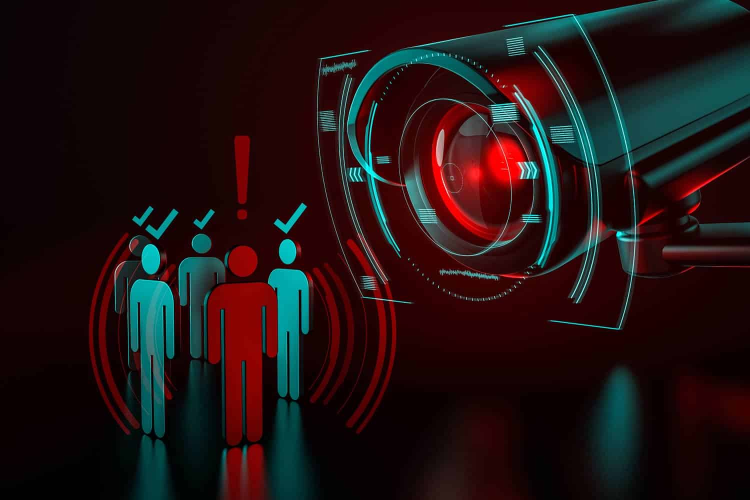
#> input picture Smart-Surveillance-Systems.jpg, 1500 x 1000 px, given in place of the camera (shown at 1/2 size)
$ python test_video.py
#> lines starting #> are read from the running program, lines starting #| are printed output that depends on the picture; after the words box and inside, x2 and y2 are one past the last pixel; in counts of white or black regions, pixels touching at a corner belong together
### src/video_processing/video_stream.py
#!/usr/bin/env python3
"""
Video Stream Module

This module handles video capture from various sources (webcam, IP camera, video file)
and provides methods for frame extraction and basic preprocessing.
"""

import cv2
import numpy as np
import time
import logging
from typing import Tuple, Optional, Union
import os

# Set up logging
logger = logging.getLogger('smart_surveillance.video_stream')

class VideoStream:
    """
    A class to handle video streaming from different sources.

    This class provides methods to capture video from webcams, IP cameras,
    or video files, and perform basic preprocessing on the frames.
    """

    def __init__(self, source: Union[int, str] = 0,
                 width: int = 640,
                 height: int = 480,
                 fps_target: int = 30):
        """
        Initialize the VideoStream object.

        Args:
            source: Camera index (0 for webcam) or path/URL to video source
            width: Target width for resizing frames
            height: Target height for resizing frames
            fps_target: Target frames per second
        """
        self.source = source
        self.width = width
        self.height = height
        self.fps_target = fps_target
        self.cap = None
        self.frame_count = 0
        self.last_frame_time = 0
        self.fps = 0

        # Connect to the video source
        self.connect()

    def connect(self) -> bool:
        """
        Connect to the video source.

        Returns:
            bool: True if connection successful, False otherwise
        """
        try:
            # Release any existing capture
            if self.cap is not None and self.cap.isOpened():
                self.cap.release()

            # Initialize video capture
            self.cap = cv2.VideoCapture(self.source)

            if not self.cap.isOpened():
                logger.error(f"Failed to open video source: {self.source}")
                return False

            # Set properties if it's a camera (not a video file)
            if isinstance(self.source, int):
                self.cap.set(cv2.CAP_PROP_FRAME_WIDTH, self.width)
                self.cap.set(cv2.CAP_PROP_FRAME_HEIGHT, self.height)
                self.cap.set(cv2.CAP_PROP_FPS, self.fps_target)

            # Get actual properties
            actual_width = self.cap.get(cv2.CAP_PROP_FRAME_WIDTH)
            actual_height = self.cap.get(cv2.CAP_PROP_FRAME_HEIGHT)
            actual_fps = self.cap.get(cv2.CAP_PROP_FPS)

            logger.info(f"Connected to video source: {self.source}")
            logger.info(f"Resolution: {actual_width}x{actual_height}, FPS: {actual_fps}")

            return True

        except Exception as e:
            logger.error(f"Error connecting to video source: {str(e)}")
            return False

    def read_frame(self) -> Tuple[bool, Optional[np.ndarray]]:
        """
        Read a frame from the video source.

        Returns:
            Tuple containing:
                bool: True if frame was successfully read
                np.ndarray or None: The frame if successful, None otherwise
        """
        if self.cap is None or not self.cap.isOpened():
            logger.error("Video source is not open")
            return False, None

        # Calculate time since last frame for FPS control
        current_time = time.time()
        time_delta = current_time - self.last_frame_time

        # Limit frame rate to target FPS
        if self.fps_target > 0 and time_delta < 1.0/self.fps_target:
            time.sleep(1.0/self.fps_target - time_delta)

        # Read frame
        ret, frame = self.cap.read()

        if not ret:
            logger.warning("Failed to read frame")
            # Generate a test pattern as fallback
            test_frame = np.zeros((self.height, self.width, 3), dtype=np.uint8)
            # Add some visual elements to the test frame
            cv2.putText(test_frame, "No Camera Feed", (50, self.height//2),
                        cv2.FONT_HERSHEY_SIMPLEX, 1, (0, 0, 255), 2)
            # Draw a rectangle
            cv2.rectangle(test_frame, (100, 100), (self.width-100, self.height-100), (0, 255, 0), 2)
            return True, test_frame  # Return the test pattern instead of failing

        # Update frame count and timing
        self.frame_count += 1
        current_time = time.time()
        if self.last_frame_time > 0:
            # Calculate actual FPS
            self.fps = 1.0 / (current_time - self.last_frame_time)
        self.last_frame_time = current_time

        return True, frame

    def preprocess_frame(self, frame: np.ndarray) -> np.ndarray:
        """
        Preprocess the frame (resize, normalize, etc.).

        Args:
            frame: The input frame to preprocess

        Returns:
            np.ndarray: The preprocessed frame
        """
        if frame is None:
            return None

        # Resize frame if needed
        if frame.shape[1] != self.width or frame.shape[0] != self.height:
            frame = cv2.resize(frame, (self.width, self.height))

        return frame

    def get_frame(self) -> Tuple[bool, Optional[np.ndarray]]:
        """
        Get a preprocessed frame from the video source.

        Returns:
            Tuple containing:
                bool: True if frame was successfully read and processed
                np.ndarray or None: The processed frame if successful, None otherwise
        """
        ret, frame = self.read_frame()
        if not ret:
            return False, None

        processed_frame = self.preprocess_frame(frame)
        return True, processed_frame

    def get_fps(self) -> float:
        """
        Get the current frames per second rate.

        Returns:
            float: Current FPS
        """
        return self.fps

    def release(self) -> None:
        """
        Release the video capture resources.
        """
        if self.cap is not None and self.cap.isOpened():
            self.cap.release()
            logger.info("Released video capture resources")


class ThreadedVideoStream(VideoStream):
    """
    Threaded video stream for improved performance.

    Uses a dedicated capture thread to continuously read frames
    into a buffer, allowing the main thread to process frames
    without waiting for camera I/O.
    """

    # [125 lines left out: functions __init__, start, stop, _capture_loop, read_frame, not called in this run]

    def get_buffer_size(self) -> int:
        """Get current buffer fill level."""
        return self.frame_queue.qsize()

### src/video_processing/processing_pipeline.py
#!/usr/bin/env python3
"""
Video Processing Pipeline

This module implements the video processing pipeline for the surveillance system,
including frame buffering, background subtraction, and region of interest selection.
"""

import cv2
import numpy as np
import logging
from typing import List, Tuple, Dict, Optional, Any
import time

# Set up logging
logger = logging.getLogger('smart_surveillance.processing_pipeline')

class ProcessingPipeline:
    """
    A pipeline for processing video frames.

    This class implements various video processing techniques such as
    frame buffering, background subtraction, and region of interest selection.
    """

    def __init__(self, buffer_size: int = 30,
                 bg_subtractor_history: int = 500,
                 bg_subtractor_threshold: float = 16,
                 roi_areas: List[np.ndarray] = None):
        """
        Initialize the processing pipeline.

        Args:
            buffer_size: Number of frames to keep in buffer
            bg_subtractor_history: History length for background subtractor
            bg_subtractor_threshold: Threshold for background subtractor
            roi_areas: List of polygons defining regions of interest
        """
        self.buffer_size = buffer_size
        self.frame_buffer = []

        # Initialize background subtractor
        self.bg_subtractor = cv2.createBackgroundSubtractorMOG2(
            history=bg_subtractor_history,
            varThreshold=bg_subtractor_threshold,
            detectShadows=True
        )

        # Initialize regions of interest
        self.roi_areas = roi_areas if roi_areas is not None else []

        # Performance metrics
        self.processing_times = {}
        self.last_processing_time = 0

    def add_roi(self, points: np.ndarray) -> None:
        """
        Add a region of interest defined by a polygon.

        Args:
            points: Numpy array of points defining the polygon, shape (n, 2)
        """
        if points.shape[0] < 3 or points.shape[1] != 2:
            logger.error("ROI must be defined by at least 3 points with x,y coordinates")
            return

        self.roi_areas.append(points)
        logger.info(f"Added ROI with {points.shape[0]} points")

    # [6 lines left out: function clear_roi, not called in this run]

    def add_to_buffer(self, frame: np.ndarray) -> None:
        """
        Add a frame to the buffer, maintaining buffer size.

        Args:
            frame: The frame to add to the buffer
        """
        if frame is None:
            return

        # Add frame to buffer
        self.frame_buffer.append(frame.copy())

        # Keep buffer at specified size
        while len(self.frame_buffer) > self.buffer_size:
            self.frame_buffer.pop(0)

    def apply_background_subtraction(self, frame: np.ndarray) -> Tuple[np.ndarray, np.ndarray]:
        """
        Apply background subtraction to detect moving objects.

        Args:
            frame: Input frame

        Returns:
            Tuple containing:
                np.ndarray: Foreground mask
                np.ndarray: Frame with foreground highlighted
        """
        start_time = time.time()

        # Apply background subtractor
        fg_mask = self.bg_subtractor.apply(frame)

        # Remove shadows (gray pixels) and noise
        _, fg_mask = cv2.threshold(fg_mask, 128, 255, cv2.THRESH_BINARY)
        fg_mask = cv2.medianBlur(fg_mask, 5)

        # Apply morphological operations to remove noise and fill holes
        kernel = cv2.getStructuringElement(cv2.MORPH_ELLIPSE, (5, 5))
        fg_mask = cv2.morphologyEx(fg_mask, cv2.MORPH_OPEN, kernel)
        fg_mask = cv2.morphologyEx(fg_mask, cv2.MORPH_CLOSE, kernel)

        # Create a copy of the frame with foreground highlighted
        highlighted_frame = frame.copy()
        highlighted_frame[fg_mask == 255] = [0, 0, 255]  # Red color for foreground

        # Record processing time
        self.processing_times['background_subtraction'] = time.time() - start_time

        return fg_mask, highlighted_frame

    def apply_roi_mask(self, frame: np.ndarray, mask: np.ndarray = None) -> Tuple[np.ndarray, np.ndarray]:
        """
        Apply regions of interest mask to the frame or another mask.

        Args:
            frame: Input frame
            mask: Optional mask to apply ROI to (if None, creates a new mask)

        Returns:
            Tuple containing:
                np.ndarray: ROI mask
                np.ndarray: Frame with ROI outlined
        """
        start_time = time.time()

        # Create a blank mask if none provided
        if mask is None:
            roi_mask = np.zeros(frame.shape[:2], dtype=np.uint8)
        else:
            roi_mask = mask.copy()

        # Create a copy of the frame for visualization
        roi_frame = frame.copy()

        # If no ROIs defined, use the entire frame
        if not self.roi_areas:
            if mask is None:
                roi_mask.fill(255)  # Set all pixels as ROI
            return roi_mask, roi_frame

        # Apply each ROI
        for roi_points in self.roi_areas:
            # Convert points to the format expected by fillPoly
            roi_points_reshaped = roi_points.reshape((-1, 1, 2)).astype(np.int32)

            # Fill the ROI in the mask
            if mask is None:
                cv2.fillPoly(roi_mask, [roi_points_reshaped], 255)

            # Draw the ROI outline on the frame
            cv2.polylines(roi_frame, [roi_points_reshaped], True, (0, 255, 0), 2)

        # If a mask was provided, apply the ROI mask to it
        if mask is not None:
            roi_mask = cv2.bitwise_and(mask, roi_mask)

        # Record processing time
        self.processing_times['roi_masking'] = time.time() - start_time

        return roi_mask, roi_frame

    def process_frame(self, frame: np.ndarray) -> Dict[str, Any]:
        """
        Process a frame through the entire pipeline.

        Args:
            frame: Input frame to process

        Returns:
            Dict containing processed outputs:
                'original': Original frame
                'fg_mask': Foreground mask from background subtraction
                'fg_highlighted': Frame with foreground highlighted
                'roi_mask': Region of interest mask
                'roi_frame': Frame with ROI outlined
                'final_mask': Combined foreground and ROI mask
                'final_frame': Final processed frame
                'processing_time': Total processing time in seconds
        """
        if frame is None:
            logger.warning("Cannot process None frame")
            return {}

        start_time = time.time()

        # Add frame to buffer
        self.add_to_buffer(frame)

        # Apply background subtraction
        fg_mask, fg_highlighted = self.apply_background_subtraction(frame)

        # Apply ROI masking
        roi_mask, roi_frame = self.apply_roi_mask(frame)

        # Combine foreground mask with ROI mask
        final_mask = cv2.bitwise_and(fg_mask, roi_mask)

        # Create final frame with both foreground and ROI visualization
        final_frame = frame.copy()
        final_frame[final_mask == 255] = [0, 0, 255]  # Red for detected motion

        # Draw ROI outlines on final frame
        for roi_points in self.roi_areas:
            roi_points_reshaped = roi_points.reshape((-1, 1, 2)).astype(np.int32)
            cv2.polylines(final_frame, [roi_points_reshaped], True, (0, 255, 0), 2)

        # Calculate total processing time
        total_time = time.time() - start_time
        self.last_processing_time = total_time
        self.processing_times['total'] = total_time

        # Return all processed outputs
        return {
            'original': frame,
            'fg_mask': fg_mask,
            'fg_highlighted': fg_highlighted,
            'roi_mask': roi_mask,
            'roi_frame': roi_frame,
            'final_mask': final_mask,
            'final_frame': final_frame,
            'processing_time': total_time
        }

    # [8 lines left out: function get_performance_metrics, not called in this run]

### src/video_processing/test_video.py
#!/usr/bin/env python3
"""
Video Processing Test Script

This script demonstrates the video processing capabilities
by capturing video from a webcam and applying the processing pipeline.
"""

import cv2
import numpy as np
import time
import logging
import os
import sys

# Add the project root directory to the Python path
sys.path.insert(0, os.path.abspath(os.path.join(os.path.dirname(__file__), '../..')))

# Import our modules
from src.video_processing.video_stream import VideoStream
from src.video_processing.processing_pipeline import ProcessingPipeline

# Set up logging
logging.basicConfig(
    level=logging.INFO,
    format='%(asctime)s - %(name)s - %(levelname)s - %(message)s'
)
logger = logging.getLogger('test_video')

def main():
    """
    Main function to test video processing.
    """
    # Initialize video stream (use webcam by default)
    video_stream = VideoStream(source=0, width=640, height=480, fps_target=30)

    # Initialize processing pipeline
    pipeline = ProcessingPipeline(buffer_size=30)

    # Define a sample region of interest (a rectangle in the center)
    # Format: [[x1, y1], [x2, y1], [x2, y2], [x1, y2]]
    center_roi = np.array([
        [160, 120],  # Top-left
        [480, 120],  # Top-right
        [480, 360],  # Bottom-right
        [160, 360]   # Bottom-left
    ])
    pipeline.add_roi(center_roi)

    # Create windows for displaying results
    cv2.namedWindow('Original', cv2.WINDOW_NORMAL)
    cv2.namedWindow('Foreground Mask', cv2.WINDOW_NORMAL)
    cv2.namedWindow('ROI', cv2.WINDOW_NORMAL)
    cv2.namedWindow('Final Result', cv2.WINDOW_NORMAL)

    logger.info("Starting video processing test. Press 'q' to quit.")

    try:
        while True:
            # Get a frame from the video stream
            ret, frame = video_stream.get_frame()
#> in read_frame, frame is the input picture: shape (1000, 1500, 3); mean B, G, R 19.8, 19.1, 33.5
#> in get_frame, `ret, frame = self.read_frame()`: ret = True
#> in preprocess_frame, `frame = cv2.resize(frame, (self.width, self.height))`:
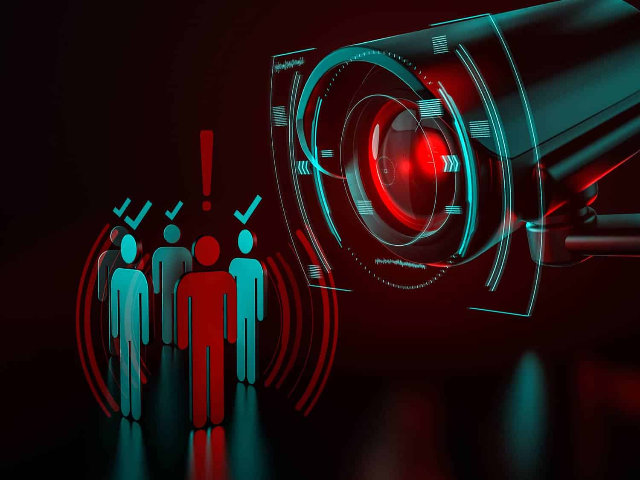
#> frame: shape (480, 640, 3); mean of channels 0, 1, 2 19.7, 19.1, 33.4; drawn as B, G, R
#> ret = True
            if not ret:
                logger.error("Failed to get frame from video stream")
                break

            # Process the frame
            results = pipeline.process_frame(frame)
#> after the loop in add_to_buffer, `while len(self.frame_buffer) > self.buffer_size:`: self.frame_buffer = 1 item
#> in apply_background_subtraction, `fg_mask = self.bg_subtractor.apply(frame)`:
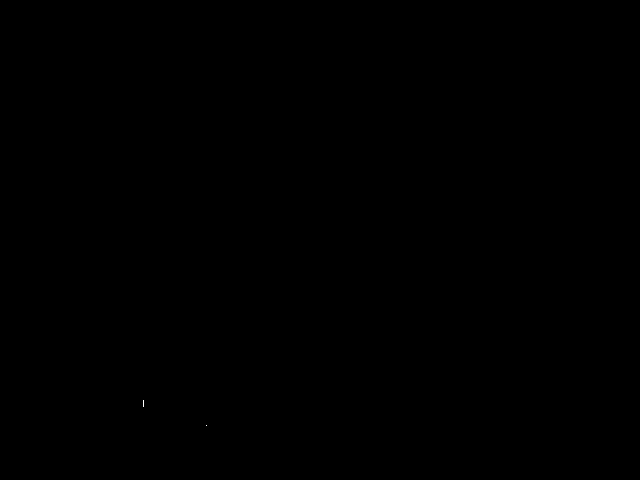
#> fg_mask: shape (480, 640); values 127 (black) and 255 (white), 0% white in thin lines or dots, all inside (x1, y1, x2, y2) = (143, 400, 207, 426)
#> in apply_background_subtraction, `fg_mask = cv2.medianBlur(fg_mask, 5)`: fg_mask: shape (480, 640); every value is 0
#> after the loop in apply_roi_mask, `for roi_points in self.roi_areas:`:
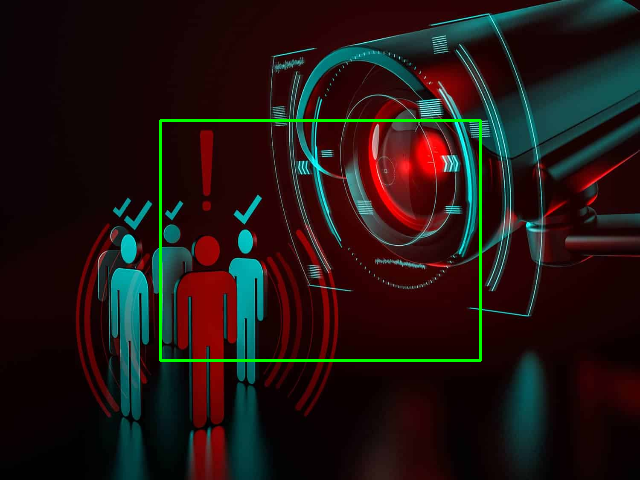
#> roi_frame: shape (480, 640, 3); 1.09% of pixels changed, all inside (x1, y1, x2, y2) = (159, 119, 482, 362); drawn as B, G, R
#> after the loop in apply_roi_mask, `for roi_points in self.roi_areas:`:
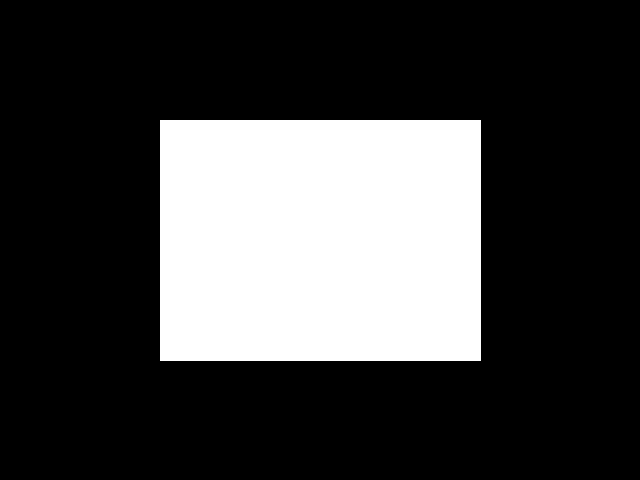
#> roi_mask: shape (480, 640); 25.2% white; 1 white region, box (x1, y1, x2, y2) and area: (160, 120, 481, 361) 77361
#> the loop in process_frame, `for roi_points in self.roi_areas:` made 1 pass
#> roi_points_reshaped on pass 1: [[160, 120], [480, 120], [480, 360], [160, 360]]
#> results = 8 items

            # Display results
            cv2.imshow('Original', results['original'])
            cv2.imshow('Foreground Mask', results['fg_mask'])
            cv2.imshow('ROI', results['roi_frame'])
            cv2.imshow('Final Result', results['final_frame'])

            # Display FPS and processing time
            fps = video_stream.get_fps()
            proc_time = results['processing_time'] * 1000  # Convert to ms
#> proc_time = 85.93
            logger.info(f"FPS: {fps:.1f}, Processing time: {proc_time:.1f} ms")

            # Check for key press
            key = cv2.waitKey(1) & 0xFF
#> (key q is pressed here)
            if key == ord('q'):
                logger.info("User requested exit")
                break

    except KeyboardInterrupt:
        logger.info("Interrupted by user")
    except Exception as e:
        logger.error(f"Error in main loop: {str(e)}")
    finally:
        # Clean up resources
        video_stream.release()
        cv2.destroyAllWindows()
        logger.info("Resources released")

if __name__ == "__main__":
    main()
